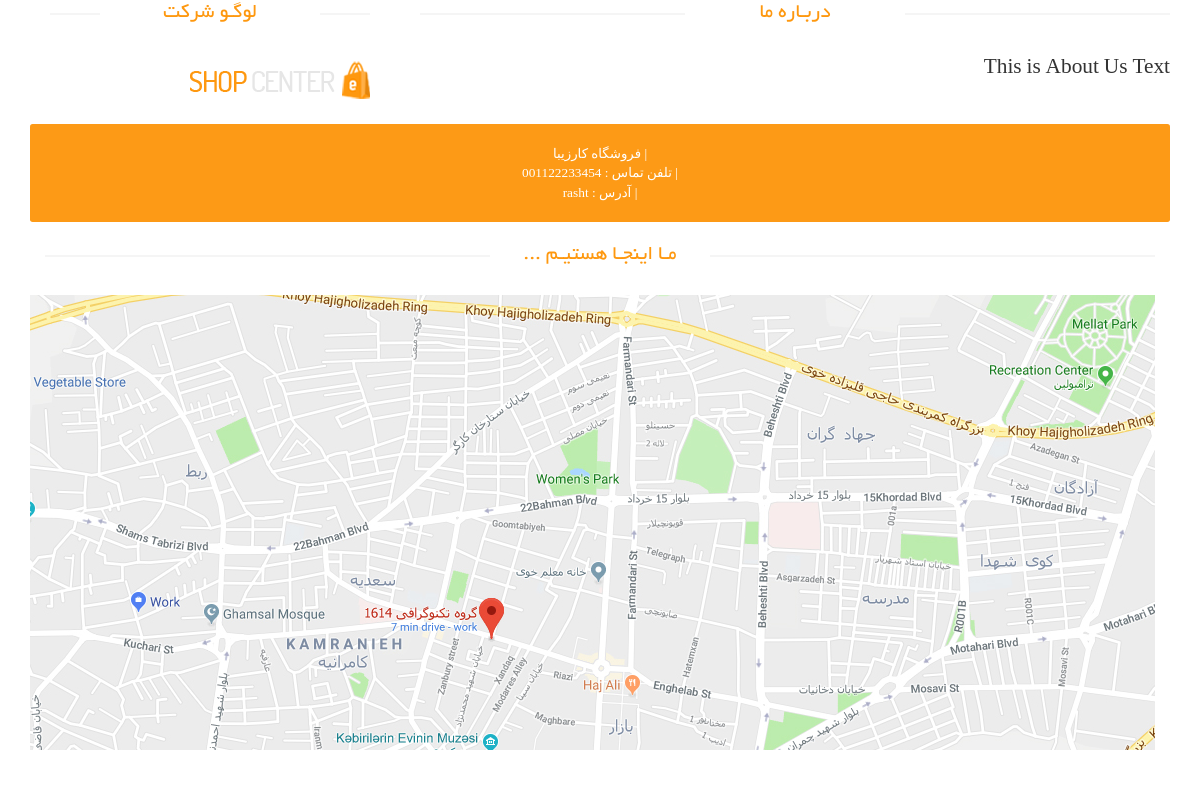
Page /about-us on the committed database.
### site_settings/models.py (models this page shows, shortened)
class SiteSettings(models.Model):
    site_name = models.CharField(max_length=200 , verbose_name='Site Name')
    site_url = models.CharField(max_length=200 , verbose_name='Site URL')
    site_address = models.CharField(max_length=300 , verbose_name='Site Address')
    site_phone = models.CharField(max_length=100 , null=True , blank=True , verbose_name='Site Phone')
    site_fax = models.CharField(max_length=200 , null=True , blank=True , verbose_name='Site Fax')
    site_email = models.EmailField(max_length=200 , null=True , blank=True , verbose_name='Site Email')
    about_us_text = models.TextField(verbose_name='About Us Text')
    site_copy_right = models.TextField(verbose_name='Copyright Text')
    site_logo = models.ImageField(upload_to='images/site-setting/' , verbose_name='Site Logo')
    is_main_setting = models.BooleanField(verbose_name='Site Main Settings')
    class Meta:
        verbose_name = 'Site Setting'
        verbose_name_plural = 'Site Settings'

### home/views.py (the view)
class AboutView(TemplateView):
    template_name = 'home/about.html'
    def get_context_data(self, **kwargs):
        context = super().get_context_data(**kwargs)
        setting : SiteSettings = SiteSettings.objects.filter(is_main_setting = True).first()
        context['setting'] = setting
        return context

### home/templates/home/about.html (shortened to what this page needs)
{% extends 'home/base.html' %}
{% load static %}
{% block section %}
    <div id="contact-page" class="container">
            <div class="bg">
                <div class="row">
                    <div class="col-sm-4">
                        <div class="contact-info">
                            <h2 class="title text-center">لوگـو شرکت</h2>
                            <img src="{{ setting.site_logo.url }}" class="img-responsive">
                        </div>
                    </div>
                    <div class="col-sm-8">
                        <div class="about">
                            <h2 class="title text-center">دربـاره ما</h2>
                            <p class="about-desc">
                                {{ setting.about_us_text }}
                            </p>
                        </div>
                    </div>
                </div>
                <div class="row">
                    <div class="col-sm-12 about-address">
                        <address>
                            <p>
                                | {{ setting.site_name }} <br>
                                | تلفن تماس : {{ setting.site_phone }} <br>
                                | آدرس : {{ setting.site_address }} <br>
                            </p>
                        </address>
                    </div>
                </div>
                <div class="row">
                    <div class="container">
                        <div class="col-sm-12" style="overflow: hidden; margin-bottom: 40px">
                            <h2 class="title text-center">مـا اینجـا هستیـم ... </h2>
                            <div id="gmap" class="contact-map">
                                <img src="{% static 'images/home/Map.jpg' %}" alt="Map">
                            </div>
                        </div>
                    </div>
                </div>
            </div>
    </div>
{% endblock %}

### static/css/main.css (style rules this page uses)
body { font-family: 'BYekan'; font-size: 10pt; position: relative; font-weight: normal; direction: rtl; }
h1, h2, h3, h4, h5, h6 { font-family: 'BYekan', sans-serif; }
.left-sidebar h2:after, h2.title:after { content: " "; position: absolute; border: 1px solid #f5f5f5; bottom:8px; right: 0; width: 100%; height: 0; z-index: -2; }
h2.title:before { content: " "; position: absolute; background: #fff; bottom: -6px; width: 220px; height: 30px; z-index: -1; right: 50%; margin-right: -110px; }
h2.title { color: #FE980F; font-family: 'BYekan', sans-serif; font-size: 16pt; font-weight: 400; margin: 0 15px; text-transform: uppercase; margin-bottom: 30px; position: relative; }
.about-address { margin-top: 20px; }
.about-address p { text-align: center; padding: 20px 10px 20px 10px; background-color: #FD9A16; font-family: tahoma; font-size: 10pt; color: #ffffff; border-radius: 0.2em; }
.bg h2.title { margin-right:0; margin-left:0; margin-top: 0; }
.about .about-desc { text-align: justify; font-size: 16pt; }
.contact-map { width: 100%; height: 385px; margin-bottom: 70px }
#contact-page .contact-info { padding: 0 20px; }

### rows in the picture
SiteSettings: site_logo (picture), about_us_text "This is About Us Text", site_name "فروشگاه کارزیبا", site_phone "001122233454", site_address "rasht"
